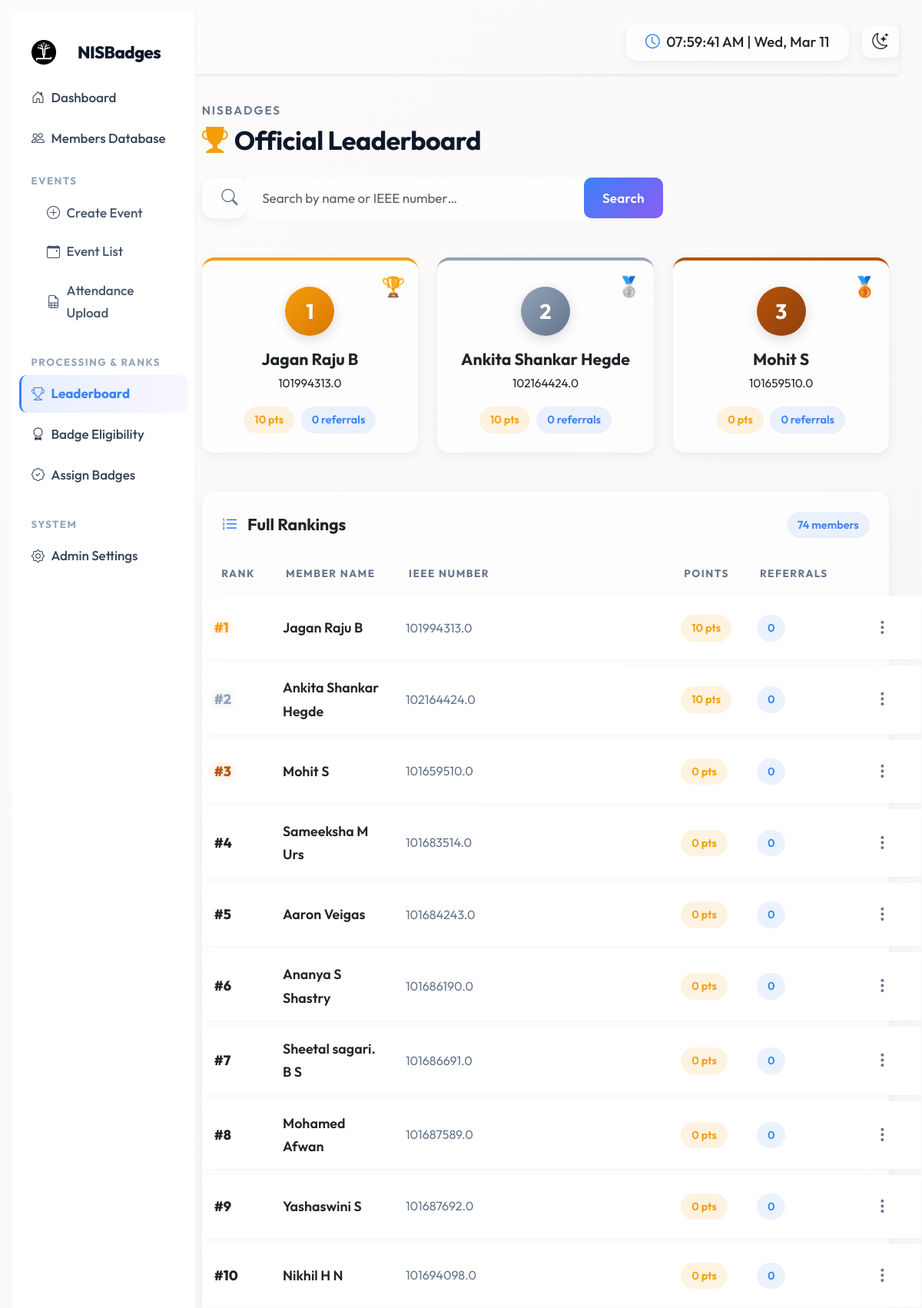
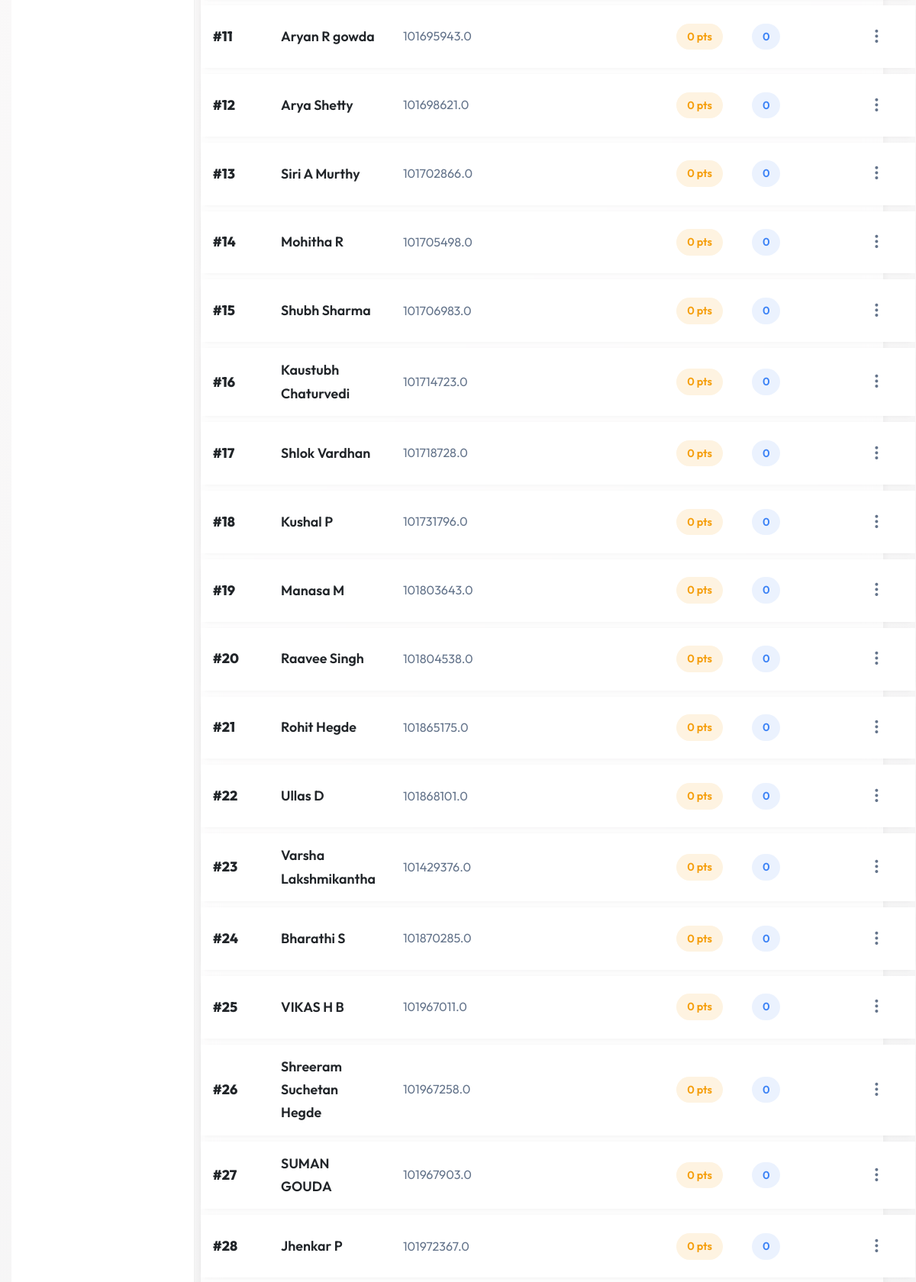
The app's page /leaderboard/ (signed in, upper part) with its own data (2 pictures, top to bottom).
### members/models.py (models this page shows, shortened)
class IEEEMember(models.Model):
    ieee_number    = models.CharField(max_length=50, unique=True, primary_key=True)
    full_name      = models.CharField(max_length=255)
    gender         = models.CharField(max_length=20, blank=True, null=True)
    birthdate      = models.DateField(blank=True, null=True)
    email          = models.EmailField(unique=True)
    mobile_number  = models.CharField(max_length=20, blank=True, null=True)
    branch         = models.CharField(max_length=100, blank=True, null=True)
    year           = models.CharField(max_length=20, blank=True, null=True)
    total_points       = models.IntegerField(default=0)
    referral_count     = models.IntegerField(default=0)
    last_score_update  = models.DateTimeField(auto_now=True)
    def __init__(self, *args, **kwargs):
        super().__init__(*args, **kwargs)
        self._original_referral_count = self.referral_count
        self._original_total_points   = self.total_points

### leaderboard/views.py (the view)
# urls.py: path('', views.view_leaderboard, name='view_leaderboard'),
def view_leaderboard(request):
    all_members = IEEEMember.objects.all().order_by(
        '-total_points',
        '-referral_count',
        'last_score_update'
    )
    ranked_members = []
    for index, member in enumerate(all_members, start=1):
        member.absolute_rank = index
        ranked_members.append(member)
    search_query = request.GET.get('q', '').strip().lower()
    if search_query:
        ranked_members = [
            m for m in ranked_members
            if search_query in m.full_name.lower()
            or search_query in m.ieee_number.lower()
        ]
    return render(request, 'leaderboard/leaderboard.html', {
        'leaderboard': ranked_members,
        'search_query': search_query,
    })

### leaderboard/templates/leaderboard/leaderboard.html (shortened to what this page needs)
{% extends 'base.html' %}
{% block content %}
<div class="container-fluid py-2">
    <div class="d-flex justify-content-between align-items-center mb-4">
        <div>
            <p class="text-muted small text-uppercase fw-semibold mb-1" style="letter-spacing:2px;">NISBadges</p>
            <h2 class="fw-bolder mb-0" style="letter-spacing:-0.5px;font-size:2rem;">
                <i class="bi bi-trophy-fill me-2" style="color:var(--gold);"></i>Official Leaderboard
            </h2>
        </div>
    </div>
    <div class="mb-5">
        <form method="GET" action="{% url 'view_leaderboard' %}">
            <div class="input-group" style="max-width:600px;">
                <span class="input-group-text border-0 glass-panel rounded-start-pill ps-4"
                    style="background:var(--glass-bg,#fff);">
                    <i class="bi bi-search text-muted fs-5"></i>
                </span>
                <input type="text" name="q" class="form-control border-0" placeholder="Search by name or IEEE number…"
                    value="{{ search_query }}" autocomplete="off"
                    style="padding:14px 20px;font-size:1rem;background:var(--glass-bg,#fff);">
                <button class="btn btn-gradient rounded-end-pill px-4" type="submit">Search</button>
            </div>
        </form>
    </div>
    {% if not search_query %}
    {% if leaderboard %}
    <div class="row g-4 mb-5 justify-content-center">
        {% for member in leaderboard %}
        {% if member.absolute_rank <= 3 %} <div class="col-md-4">
            <div
                class="card glass-panel border-0 p-4 text-center position-relative overflow-hidden
                {% if member.absolute_rank == 1 %}podium-gold{% elif member.absolute_rank == 2 %}podium-silver{% else %}podium-bronze{% endif %}">
                <div class="podium-rank-badge">
                    {% if member.absolute_rank == 1 %}🏆{% elif member.absolute_rank == 2 %}🥈{% else %}🥉{% endif %}
                </div>
                <div class="mb-3 mt-2">
                    <div class="d-inline-flex align-items-center justify-content-center rounded-circle fw-bolder text-white"
                        style="width:64px;height:64px;font-size:1.6rem;
                        background:{% if member.absolute_rank == 1 %}linear-gradient(135deg,#f59e0b,#d97706){% elif member.absolute_rank == 2 %}linear-gradient(135deg,#94a3b8,#64748b){% else %}linear-gradient(135deg,#b45309,#92400e){% endif %};
                        box-shadow:0 4px 15px rgba(0,0,0,0.15);">
                        {{ member.absolute_rank }}
                    </div>
                </div>
                <h5 class="fw-bold mb-1 fs-5">{{ member.full_name }}</h5>
                <p class="text-muted small mb-3">{{ member.ieee_number }}</p>
                <div class="d-flex justify-content-center gap-2">
                    <span class="pill-badge pill-badge-gold">{{ member.total_points }} pts</span>
                    <span class="pill-badge">{{ member.referral_count }} referrals</span>
                </div>
            </div>
    </div>
    {% endif %}
    {% endfor %}
</div>
{% endif %}
{% endif %}
<div class="card glass-panel border-0">
    <div class="card-header bg-transparent border-0 px-4 pt-4 pb-0 d-flex align-items-center justify-content-between">
        <h5 class="fw-bold mb-0">
            <i class="bi bi-list-ol me-2 text-primary"></i>
            {% if search_query %}Search Results{% else %}Full Rankings{% endif %}
        </h5>
        {% if leaderboard %}
        <span class="pill-badge" style="font-size:0.85rem;">{{ leaderboard|length }}
            member{{leaderboard|length|pluralize }}</span>
        {% endif %}
    </div>
    <div class="card-body p-0 mt-3">
        <table class="table leaderboard-table mb-0">
            <thead>
                <tr>
                    <th class="text-uppercase text-muted ps-4"
                        style="font-size:0.78rem;letter-spacing:1.5px;font-weight:700;">Rank</th>
                    <th class="text-uppercase text-muted"
                        style="font-size:0.78rem;letter-spacing:1.5px;font-weight:700;">Member Name</th>
                    <th class="text-uppercase text-muted"
                        style="font-size:0.78rem;letter-spacing:1.5px;font-weight:700;">IEEE Number</th>
                    <th class="text-uppercase text-muted"
                        style="font-size:0.78rem;letter-spacing:1.5px;font-weight:700;">Points</th>
                    <th class="text-uppercase text-muted"
                        style="font-size:0.78rem;letter-spacing:1.5px;font-weight:700;">Referrals</th>
                    <th class="text-uppercase text-muted"
                        style="font-size:0.78rem;letter-spacing:1.5px;font-weight:700;"></th>
                </tr>
            </thead>
            <tbody>
                {% for member in leaderboard %}
                <tr
                    class="{% if member.absolute_rank == 1 %}rank-1{% elif member.absolute_rank == 2 %}rank-2{% elif member.absolute_rank == 3 %}rank-3{% endif %}">
                    <td class="rank-cell ps-4">
                        {% if member.absolute_rank == 1 %}<span class="rank-gold">#1</span>
                        {% elif member.absolute_rank == 2 %}<span class="rank-silver">#2</span>
                        {% elif member.absolute_rank == 3 %}<span class="rank-bronze">#3</span>
                        {% else %}#{{ member.absolute_rank }}{% endif %}
                    </td>
                    <td class="fw-semibold" style="font-size:1.05rem;">{{ member.full_name }}</td>
                    <td class="text-muted" style="font-size:0.95rem;">{{ member.ieee_number }}</td>
                    <td><span class="pill-badge pill-badge-gold">{{ member.total_points }} pts</span></td>
                    <td><span class="pill-badge">{{ member.referral_count }}</span></td>
                    <td class="pe-3">
                        {% if request.user.role == 'main_admin' or request.user.role == 'co_admin' %}
                        <div class="dropdown">
                            <button class="btn btn-sm btn-ghost rounded-circle p-1" type="button"
                                data-bs-toggle="dropdown" aria-expanded="false" title="Actions">
                                <i class="bi bi-three-dots-vertical fs-5"></i>
                            </button>
                        </div>
                        {% endif %}
                    </td>
                </tr>
                {% endfor %}
            </tbody>
        </table>
    </div>
</div>
</div>
                {% endblock %}

### static/css/glass.css (style rules this page uses)
:root { --bg-gradient: linear-gradient(135deg, #fdfbfb 0%, #ebedee 100%); --glass-bg: rgba(255, 255, 255, 0.7); --glass-border: rgba(255, 255, 255, 0.3); --text-color: #212529; --shadow-color: rgba(0, 0, 0, 0.1); --sidebar-link-color: #495057; --sidebar-link-hover: #000; --sidebar-link-bg-hover: rgba(255, 255, 255, 0.4); }
body { background: var(--bg-gradient); color: var(--text-color); background-attachment: fixed; background-size: cover; transition: background 0.3s ease, color 0.3s ease; }
.glass-panel { background: var(--glass-bg) !important; backdrop-filter: blur(12px) !important; -webkit-backdrop-filter: blur(12px) !important; border: 1px solid var(--glass-border) !important; border-radius: 16px !important; box-shadow: 0 4px 30px var(--shadow-color) !important; color: var(--text-color) !important; transition: background 0.3s ease, color 0.3s ease, border-color 0.3s ease, box-shadow 0.3s ease; }
.glass-panel h1, .glass-panel h2, .glass-panel h3, .glass-panel h4, .glass-panel h5, .glass-panel h6, .glass-panel p { color: var(--text-color) !important; }
.glass-panel .table { --bs-table-bg: transparent; --bs-table-color: var(--text-color); color: var(--text-color); }
.glass-panel .table thead th { border-bottom-color: var(--glass-border); }
.glass-panel .table td, .glass-panel .table th { border-color: var(--glass-border); }

### leaderboard/templates/leaderboard/leaderboard.html (style rules this page uses)
.podium-gold { border-top: 4px solid var(--gold) !important; }
.podium-silver { border-top: 4px solid var(--silver) !important; }
.podium-bronze { border-top: 4px solid var(--bronze) !important; }
.podium-rank-badge { position: absolute; top: 12px; right: 16px; font-size: 1.5rem; }
.btn-ghost { background: transparent; border: none; color: var(--text-secondary, #64748b); }

### records on screen
IEEEMember: absolute_rank "1", full_name "Jagan Raju B", ieee_number "101994313.0", total_points "10", referral_count "0", shows "#1"
IEEEMember: absolute_rank "2", full_name "Ankita Shankar Hegde", ieee_number "102164424.0", total_points "10", referral_count "0", shows "#2"
IEEEMember: absolute_rank "3", full_name "Mohit S", ieee_number "101659510.0", total_points "0", referral_count "0", shows "#3"
IEEEMember: absolute_rank "4", full_name "Sameeksha M Urs", ieee_number "101683514.0", total_points "0", referral_count "0"
IEEEMember: absolute_rank "5", full_name "Aaron Veigas", ieee_number "101684243.0", total_points "0", referral_count "0"
IEEEMember: absolute_rank "6", full_name "Ananya S Shastry", ieee_number "101686190.0", total_points "0", referral_count "0"
IEEEMember: absolute_rank "7", full_name "Sheetal sagari. B S", ieee_number "101686691.0", total_points "0", referral_count "0"
IEEEMember: absolute_rank "8", full_name "Mohamed Afwan", ieee_number "101687589.0", total_points "0", referral_count "0"
IEEEMember: absolute_rank "9", full_name "Yashaswini S", ieee_number "101687692.0", total_points "0", referral_count "0"
IEEEMember: absolute_rank "10", full_name "Nikhil H N", ieee_number "101694098.0", total_points "0", referral_count "0"
IEEEMember: absolute_rank "11", full_name "Aryan R gowda", ieee_number "101695943.0", total_points "0", referral_count "0"
IEEEMember: absolute_rank "12", full_name "Arya Shetty", ieee_number "101698621.0", total_points "0", referral_count "0"
IEEEMember: absolute_rank "13", full_name "Siri A Murthy", ieee_number "101702866.0", total_points "0", referral_count "0"
IEEEMember: absolute_rank "14", full_name "Mohitha R", ieee_number "101705498.0", total_points "0", referral_count "0"
IEEEMember: absolute_rank "15", full_name "Shubh Sharma", ieee_number "101706983.0", total_points "0", referral_count "0"
IEEEMember: absolute_rank "16", full_name "Kaustubh Chaturvedi", ieee_number "101714723.0", total_points "0", referral_count "0"
IEEEMember: absolute_rank "17", full_name "Shlok Vardhan", ieee_number "101718728.0", total_points "0", referral_count "0"
IEEEMember: absolute_rank "18", full_name "Kushal P", ieee_number "101731796.0", total_points "0", referral_count "0"
IEEEMember: absolute_rank "19", full_name "Manasa M", ieee_number "101803643.0", total_points "0", referral_count "0"
IEEEMember: absolute_rank "20", full_name "Raavee Singh", ieee_number "101804538.0", total_points "0", referral_count "0"
IEEEMember: absolute_rank "21", full_name "Rohit Hegde", ieee_number "101865175.0", total_points "0", referral_count "0"
IEEEMember: absolute_rank "22", full_name "Ullas D", ieee_number "101868101.0", total_points "0", referral_count "0"
IEEEMember: absolute_rank "23", full_name "Varsha Lakshmikantha", ieee_number "101429376.0", total_points "0", referral_count "0"
IEEEMember: absolute_rank "24", full_name "Bharathi S", ieee_number "101870285.0", total_points "0", referral_count "0"
IEEEMember: absolute_rank "25", full_name "VIKAS H B", ieee_number "101967011.0", total_points "0", referral_count "0"
IEEEMember: absolute_rank "26", full_name "Shreeram Suchetan Hegde", ieee_number "101967258.0", total_points "0", referral_count "0"
IEEEMember: absolute_rank "27", full_name "SUMAN GOUDA", ieee_number "101967903.0", total_points "0", referral_count "0"
IEEEMember: absolute_rank "28", full_name "Jhenkar P", ieee_number "101972367.0", total_points "0", referral_count "0"

### other values on screen
{{ leaderboard|length }} "74"
